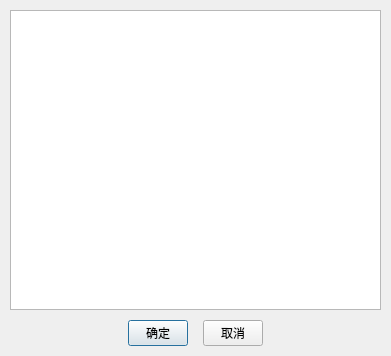
<?xml version="1.0" encoding="UTF-8"?>
<ui version="4.0">
 <class>MultiSelectionDialog</class>
 <widget class="QDialog" name="MultiSelectionDialog">
  <property name="geometry">
   <rect>
    <x>0</x>
    <y>0</y>
    <width>391</width>
    <height>356</height>
   </rect>
  </property>
  <property name="windowTitle">
   <string>选择</string>
  </property>
  <widget class="QWidget" name="">
   <property name="geometry">
    <rect>
     <x>10</x>
     <y>10</y>
     <width>371</width>
     <height>440</height>
    </rect>
   </property>
   <layout class="QVBoxLayout" name="verticalLayout">
    <property name="spacing">
     <number>10</number>
    </property>
    <item>
     <widget class="QListWidget" name="listWidget">
      <property name="minimumSize">
       <size>
        <width>0</width>
        <height>300</height>
       </size>
      </property>
      <property name="maximumSize">
       <size>
        <width>16777215</width>
        <height>300</height>
       </size>
      </property>
      <property name="selectionMode">
       <enum>QAbstractItemView::MultiSelection</enum>
      </property>
      <property name="selectionBehavior">
       <enum>QAbstractItemView::SelectRows</enum>
      </property>
     </widget>
    </item>
    <item>
     <layout class="QHBoxLayout" name="horizontalLayout">
      <property name="spacing">
       <number>15</number>
      </property>
      <item>
       <spacer name="horizontalSpacer">
        <property name="orientation">
         <enum>Qt::Horizontal</enum>
        </property>
        <property name="sizeHint" stdset="0">
         <size>
          <width>40</width>
          <height>20</height>
         </size>
        </property>
       </spacer>
      </item>
      <item>
       <widget class="QPushButton" name="okBtn">
        <property name="minimumSize">
         <size>
          <width>60</width>
          <height>0</height>
         </size>
        </property>
        <property name="maximumSize">
         <size>
          <width>60</width>
          <height>16777215</height>
         </size>
        </property>
        <property name="text">
         <string>确定</string>
        </property>
        <property name="default">
         <bool>true</bool>
        </property>
       </widget>
      </item>
      <item>
       <widget class="QPushButton" name="cancelBtn">
        <property name="minimumSize">
         <size>
          <width>60</width>
          <height>0</height>
         </size>
        </property>
        <property name="maximumSize">
         <size>
          <width>60</width>
          <height>16777215</height>
         </size>
        </property>
        <property name="text">
         <string>取消</string>
        </property>
       </widget>
      </item>
      <item>
       <spacer name="horizontalSpacer_2">
        <property name="orientation">
         <enum>Qt::Horizontal</enum>
        </property>
        <property name="sizeHint" stdset="0">
         <size>
          <width>40</width>
          <height>20</height>
         </size>
        </property>
       </spacer>
      </item>
     </layout>
    </item>
    <item>
     <spacer name="verticalSpacer">
      <property name="orientation">
       <enum>Qt::Vertical</enum>
      </property>
      <property name="sizeHint" stdset="0">
       <size>
        <width>18</width>
        <height>38</height>
       </size>
      </property>
     </spacer>
    </item>
   </layout>
  </widget>
 </widget>
 <resources/>
 <connections/>
</ui>
